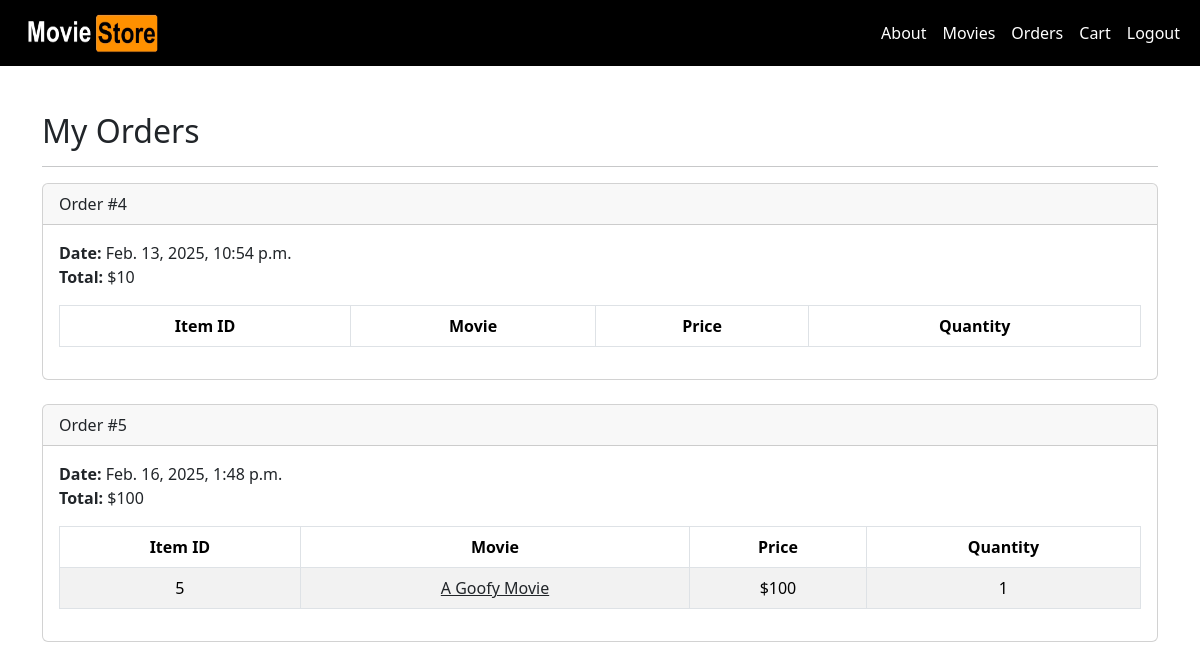
Page /accounts/orders/ (signed in) on the committed database.
### cart/models.py (models this page shows, shortened)
class Order(models.Model):
    id = models.AutoField(primary_key=True)
    total = models.IntegerField()
    date = models.DateTimeField(auto_now_add=True)
    user = models.ForeignKey(User, on_delete=models.CASCADE)

class Item(models.Model):
    id = models.AutoField(primary_key=True)
    price = models.IntegerField()
    quantity = models.IntegerField()
    order = models.ForeignKey(Order, on_delete=models.CASCADE)
    movie = models.ForeignKey(Movie, on_delete=models.CASCADE)

### movies/models.py (models this page shows, shortened)
class Movie (models.Model):
    id = models.AutoField(primary_key=True)
    name = models.CharField(max_length=100, blank=True, null=True)
    price = models.IntegerField(blank=True, null=True)
    description = models.TextField(blank=True, null=True)
    image = models.ImageField(upload_to='movie_images/',  blank=True, null=True)

### accounts/views.py (the view)
# urls.py: path('orders/', views.orders, name='orders'),
@login_required
def orders(request):
    template_data = {}
    template_data['title'] = 'Orders'
    template_data['orders'] = request.user.order_set.all()
    return render(request, 'accounts/orders.html',
        {'template_data': template_data})

### accounts/templates/accounts/orders.html
{% extends 'base.html' %}
{% block content %}
{% load static %}
<div class="p-3">
  <div class="container" style="padding-top: 80px;">
    <div class="row mt-3">
      <div class="col mx-auto mb-3">
        <h2>My Orders</h2>
        <hr />
        {% for order in template_data.orders %}
        <div class="card mb-4">
          <div class="card-header">
            Order #{{ order.id }}
          </div>
          <div class="card-body">
            <b>Date:</b> {{ order.date }}<br />
            <b>Total:</b> ${{ order.total }}<br />
            <table class="table table-bordered
              table-striped text-center mt-3">
              <thead>
                <tr>
                  <th scope="col">Item ID</th>
                  <th scope="col">Movie</th>
                  <th scope="col">Price</th>
                  <th scope="col">Quantity</th>
                </tr>
              </thead>
              <tbody>
                {% for item in order.item_set.all %}
                <tr>
                  <td>{{ item.movie.id }}</td>
                  <td>
                    <a class="link-dark"
                      href="{% url 'movies.show'
                      id=item.movie.id %}">
                      {{ item.movie.name }}
                    </a>
                  </td>
                  <td>${{ item.movie.price }}</td>
                  <td>{{ item.quantity }}</td>
                </tr>
                {% endfor %}
              </tbody>
            </table>
          </div>
        </div>
        {% endfor %}
      </div>
    </div>
  </div>
</div>
{% endblock content %}

### rows in the picture
Order: id "4", date "Feb. 13, 2025, 10:54 p.m.", total "10"
Order: id "5", date "Feb. 16, 2025, 1:48 p.m.", total "100"
Item: movie.id "5", movie.name "A Goofy Movie", movie.price "100", quantity "1"
